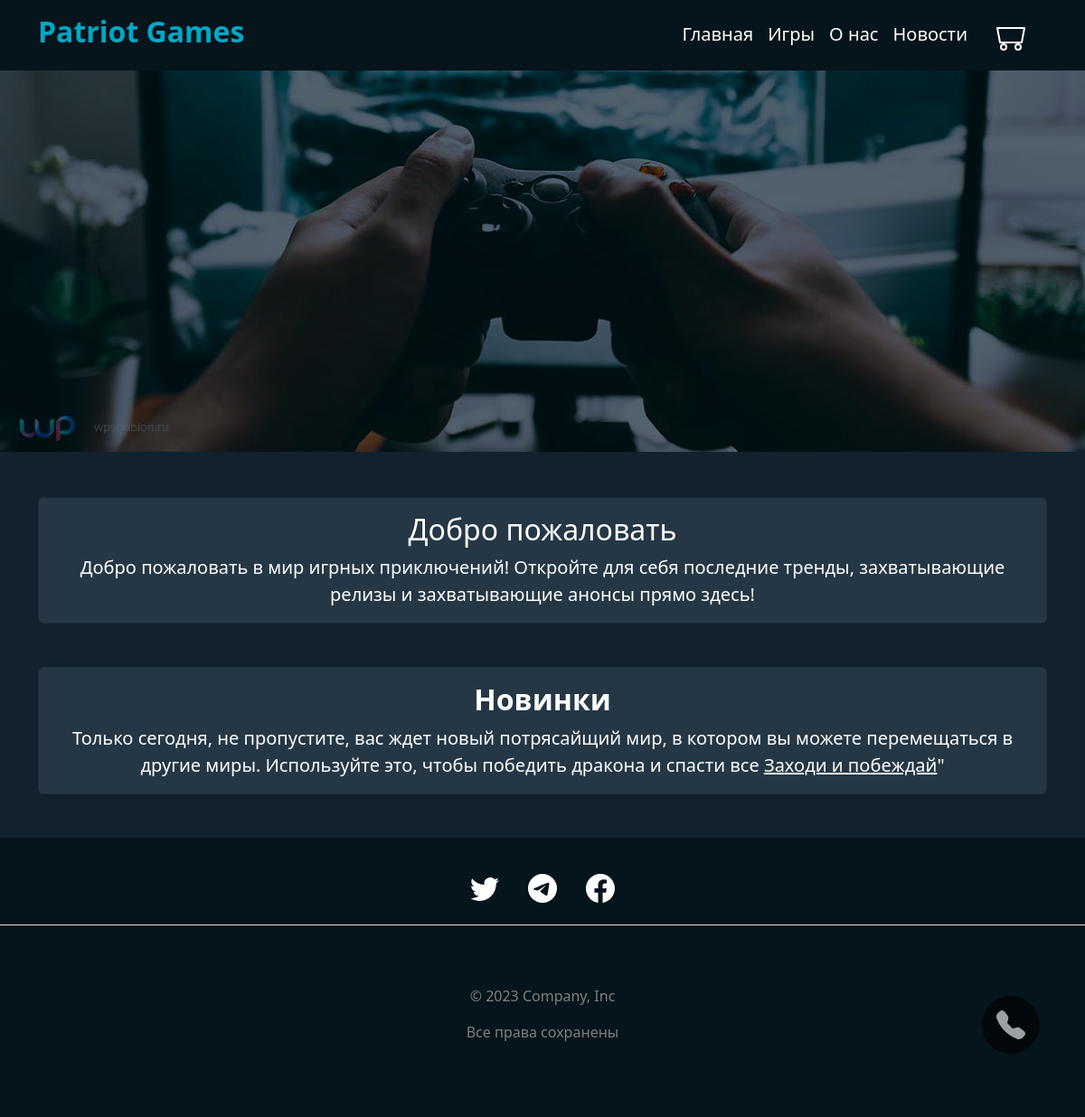
Page /news on the committed database.
### main.py (models this page shows)
class News(db.Model):
    id = db.Column(db.Integer, primary_key=True)
    title = db.Column(db.String(80), nullable=False)
    content = db.Column(db.String, nullable=False)

### main.py (the view)
@app.route("/news")
def news():
    elements = News.query.all()
    return render_template("news.html", elements=elements)

### templates/news.html
{% extends 'base.html' %}
{% block content %}
<div class="paralax"></div>
<div class="container mt-5">
    {% if elements|length > 0 %}
    <div class="news mb-3">
    {% for element in elements %}
      <div class="card mb-5" style="background-color: #253745 !important;">
        <div class="card-body text-center   ">
          <h2 class="card-title text-white">{{element['title']|safe}}</h2>
          <p class="card-text text-white fs-5">{{element['content']|safe}}</p>
        </div>
      </div>
    {% endfor %}
    {% else %}
    <div class="text-center">
        <p class="text-white text-center fs-1">Статей нет!</p>
        <img src="/static/image/notFound.jpg" alt="" name="notF" style="max-height: 600px; max-width: 600px; margin-bottom: 50px;">
    </div>
    {% endif %}
</div>
</div>
{% endblock %}

### static/css/style.css (style rules this page uses)
body { background-color: #11212d !important; }
.paralax { background-image: url(../image/banner_main.jpg); min-height: 500px; margin-bottom: 50px; background-color: rgba(6, 20, 27, 0.7); background-blend-mode: overlay; background-size: cover; }

### rows in the picture
News: title "Добро пожаловать", content "Добро пожаловать в мир игрных приключений! Откройте для себя последние тренды, захватывающие релизы и захватывающие анонсы прямо здесь!"
News: title "Новинки", content "Только сегодня, не пропустите, вас ждет новый потрясайщий мир, в котором вы можете перемещаться в другие миры. Используйте это, чтобы победить дракона и спасти все Заходи и побеждай \""
